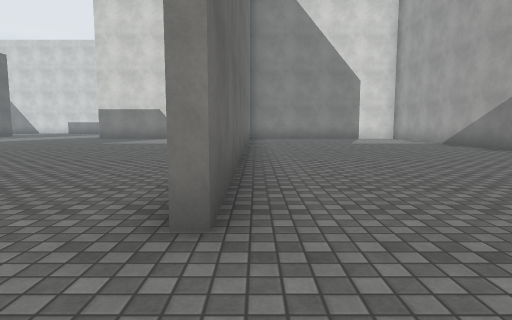
view 1 (above)

21 first-person views from a walk through a Unity game level. The camera is 1.2 m above the floor, tilts 6° down and sees 75° across. The floor is counted in squares, 2 m on a side. Each view is taken from the middle of a square. On the plan, view 1 faces up. The plan holds only what a view shows up to about 10 squares ahead; the rest is blank. The place goes on beyond the plan. The player is left out. Surface patterns are stand-ins for the level's own textures.

view 2
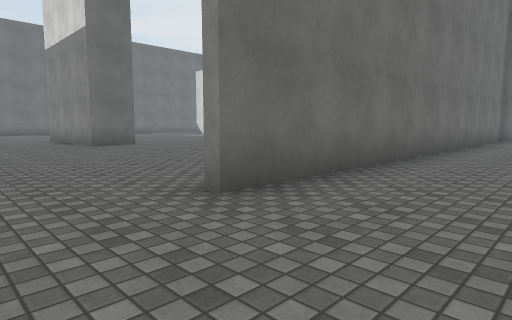

view 3
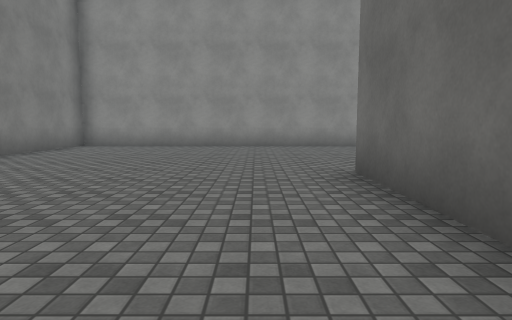

view 4
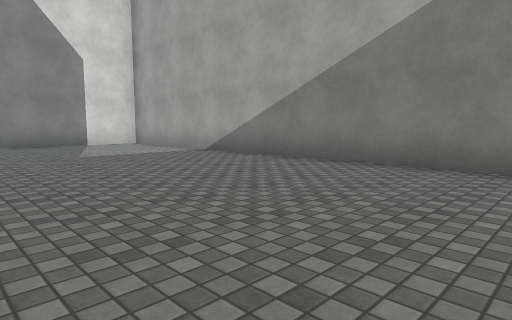

view 5
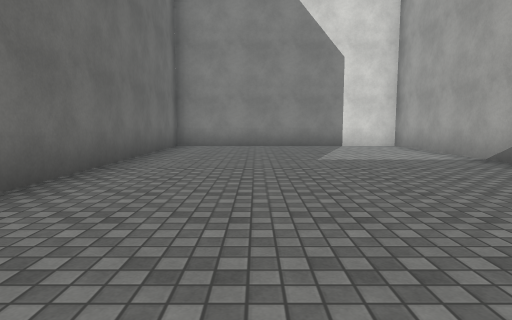

view 6
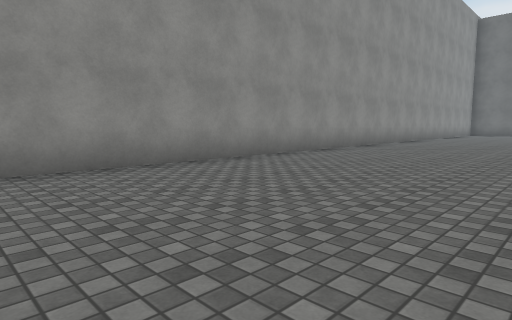

view 7
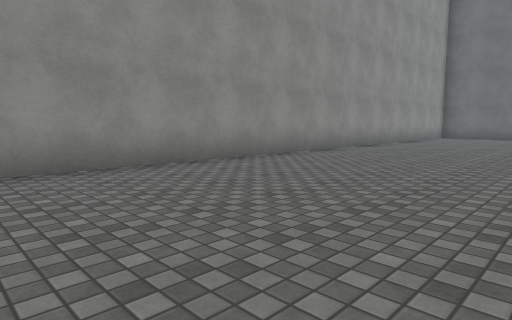

view 8
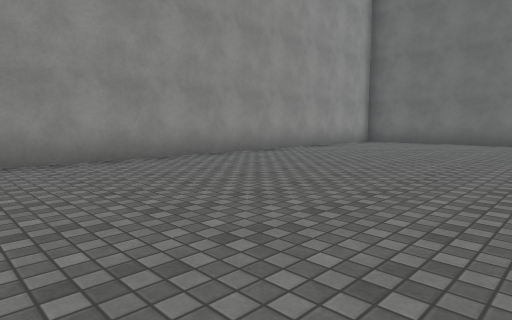

view 9
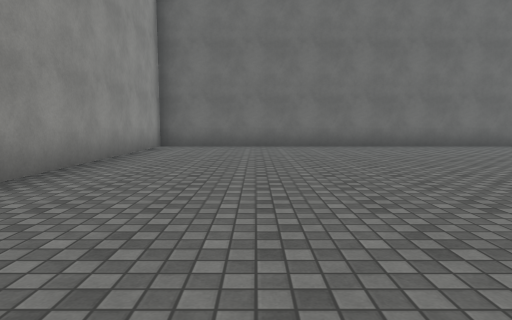

view 10
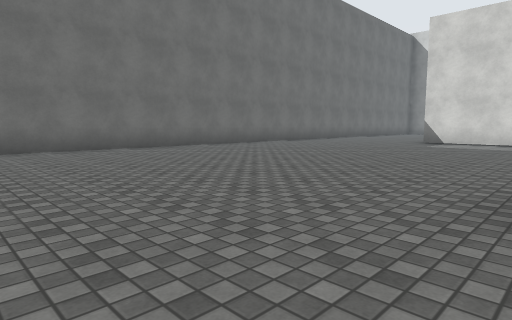

view 11
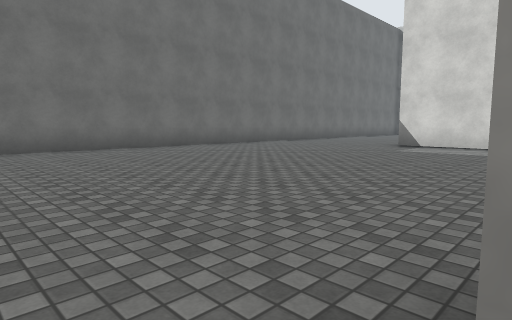

view 12
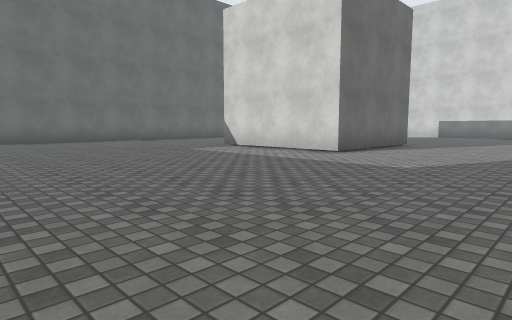

view 13
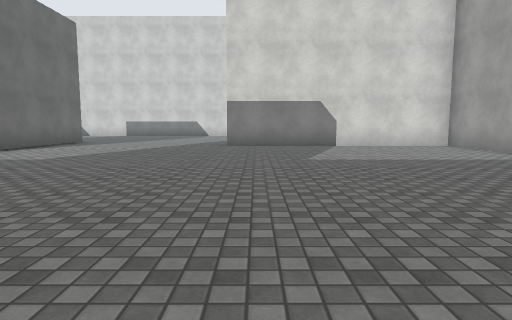

view 14
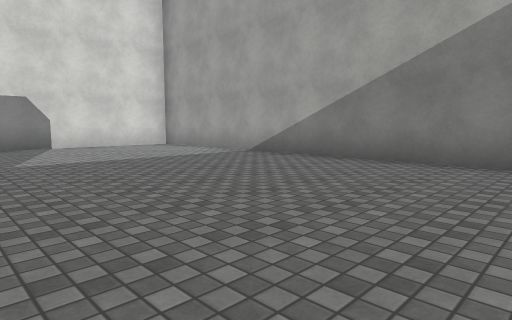

view 15
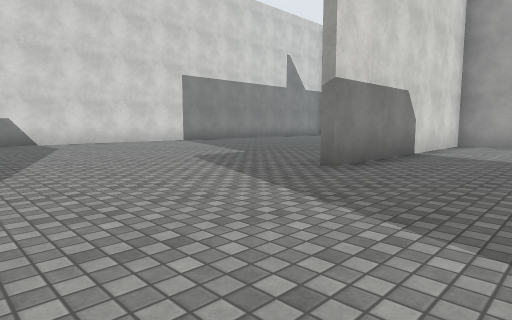

view 16
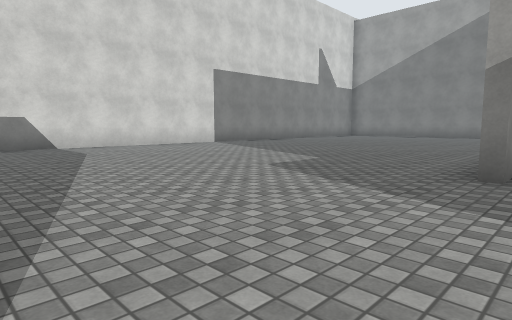

view 17
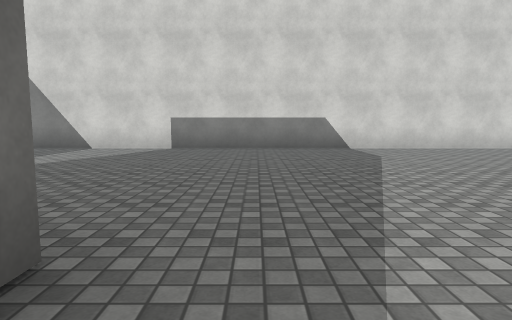

view 18
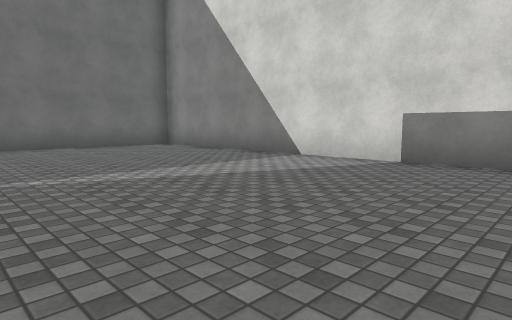

view 19
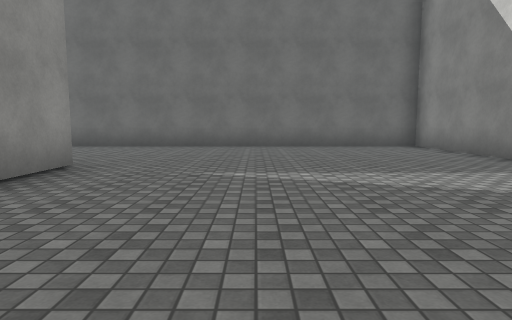

view 20
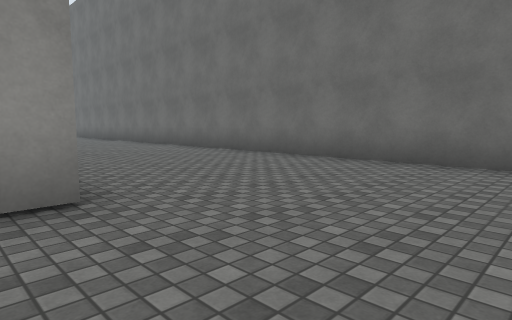

view 21
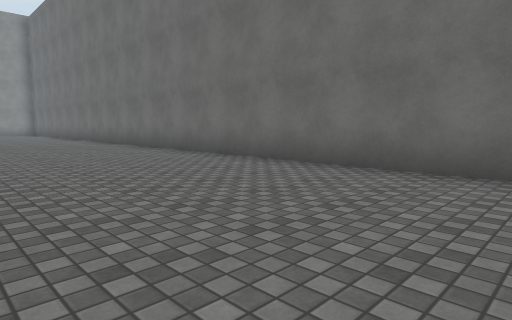

### Floor plan
Points are (right, up) in squares from view 1. A wall is a line through its corners. A room is listed if a view was taken in it or the views show most of it. See-through windows are left out.
Room 1 (views 1, 2, 3, 4, 5, 6, 7, 8, 9, 10, 11, 12, 13, 14, 15, 16, 17, 18, 19, 20, 21)
walls: (-7.9, 4.5) (-7.9, 3.4) (-9, 3.4); (-11.9, 16.4) (-11.9, 12.5) (-15.9, 12.5); (-0.5, 5.6) (-0.5, 14.6) (-6.9, 14.6); (-15.9, 16.4) (-14.4, 16.4); (-4.5, 23.5) (-20.4, 23.5) (-20.4, -3.7) (6, -3.7) (6, -0.5); (6, 4.6) (6, 14.6) (-0.3, 14.6) (-0.3, 1.8)

Where each view was taken, in squares from view 1:
view 1: 0 up, 0 right, facing up
view 2: 0 up, 2 right, facing up-left
view 3: 6 up, 1 right, facing down
view 4: 4 up, 1 right, facing up-right
view 5: 5 up, 2 right, facing up
view 6: 1 up, 1 right, facing down-left
view 7: 1 up, 4 left, facing down-left
view 8: 2 up, 9 left, facing down-left
view 9: 1 down, 11 left, facing left
view 10: 1 up, 12 left, facing up-left
view 11: 3 up, 12 left, facing up-left
view 12: 6 up, 8 left, facing up-left
view 13: 5 up, 6 left, facing up
view 14: 5 up, 6 left, facing up-right
view 15: 12 up, 11 left, facing up-right
view 16: 14 up, 11 left, facing up-right
view 17: 15 up, 11 left, facing up
view 18: 18 up, 11 left, facing up-left
view 19: 19 up, 11 left, facing left
view 20: 19 up, 15 left, facing down-left
view 21: 18 up, 16 left, facing down-left
